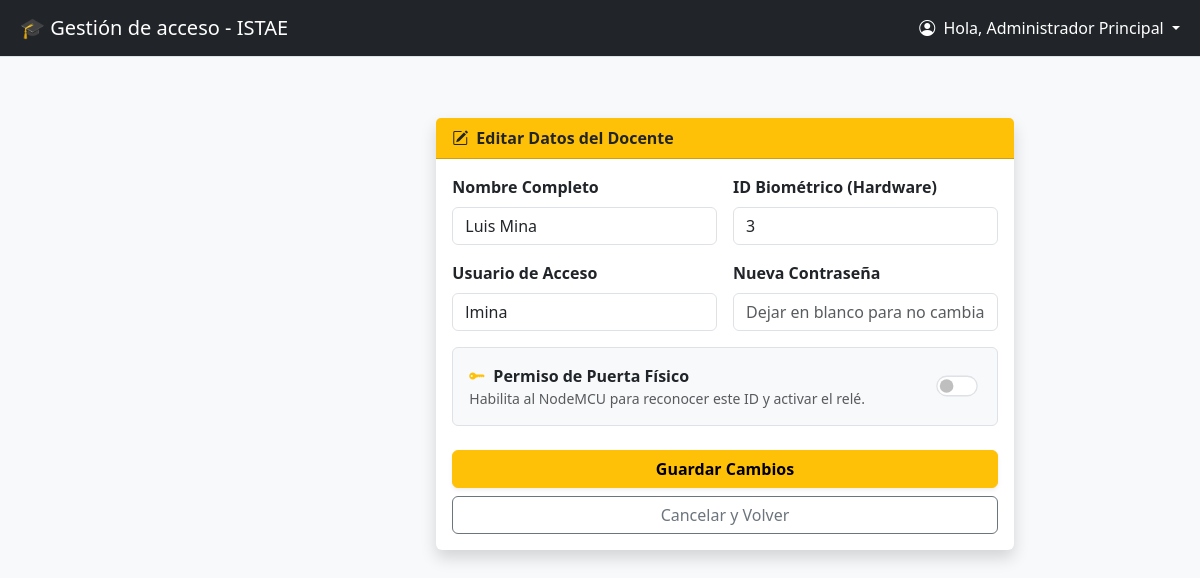
/editar_docente/3 (signed in), run on the app's committed database.
### app.py (models this page shows)
class User(UserMixin, db.Model):
    __tablename__ = 'usuarios'
    id = db.Column(db.Integer, primary_key=True)
    biometric_id = db.Column(db.String(20), unique=True)
    nombre = db.Column(db.String(100))
    username = db.Column(db.String(50), unique=True)
    password = db.Column(db.String(255))
    rol = db.Column(db.String(20), default='docente')
    acceso_puerta = db.Column(db.Integer, default=0)

### app.py (the view)
@app.route('/editar_docente/<int:id>')
@login_required
def editar_docente(id):
    if current_user.rol != 'admin': return redirect(url_for('index'))
    u = db.session.get(User, id)
    return render_template('editar_docente.html', docente=u)

### app.py (called while the page is built)
@login_manager.user_loader
def load_user(user_id):
    return db.session.get(User, int(user_id))

### templates/editar_docente.html (shortened to what this page needs)
{% extends "base.html" %}
{% block content %}
<div class="container mt-4">
    <div class="row justify-content-center">
        <div class="col-md-8">
            <div class="card shadow border-0">
                <div class="card-header bg-warning text-dark fw-bold">
                    <i class="bi bi-pencil-square me-2"></i>Editar Datos del Docente
                </div>
                <div class="card-body">
                    <form action="{{ url_for('actualizar_docente') }}" method="POST">
                        <div class="row g-3">
                            <div class="col-md-6">
                                <label class="form-label fw-semibold">Nombre Completo</label>
                                <input type="text" name="nombre" class="form-control shadow-none" value="{{ docente.nombre }}" required>
                            </div>
                            <div class="col-md-6">
                                <label class="form-label fw-semibold">ID Biométrico (Hardware)</label>
                                <input type="number" name="bio_id" class="form-control shadow-none" value="{{ docente.biometric_id }}" required>
                            </div>
                            <div class="col-md-6">
                                <label class="form-label fw-semibold">Usuario de Acceso</label>
                                <input type="text" name="username" class="form-control shadow-none" value="{{ docente.username }}" required>
                            </div>
                            <div class="col-md-6">
                                <label class="form-label fw-semibold">Nueva Contraseña</label>
                                <input type="password" name="password" class="form-control shadow-none" placeholder="Dejar en blanco para no cambiar">
                            </div>
                            <div class="col-12 mt-3">
                                <div class="d-flex justify-content-between align-items-center p-3 border rounded bg-light">
                                    <div>
                                        <label class="fw-bold mb-0" for="permisoEdit">
                                            <i class="bi bi-key-fill text-warning me-2"></i>Permiso de Puerta Físico
                                        </label>
                                        <div class="small text-muted">Habilita al NodeMCU para reconocer este ID y activar el relé.</div>
                                    </div>
                                    <div class="form-check form-switch">
                                        <input class="form-check-input" type="checkbox" name="acceso_puerta" id="permisoEdit"
                                               style="transform: scale(1.3); cursor: pointer;"
                                               {% if docente.acceso_puerta == 1 %}checked{% endif %}>
                                    </div>
                                </div>
                            </div>
                        </div>
                        <div class="d-grid gap-2 mt-4">
                            <button type="submit" class="btn btn-warning fw-bold shadow-sm">Guardar Cambios</button>
                            <a href="{{ url_for('admin_dashboard') }}" class="btn btn-outline-secondary">Cancelar y Volver</a>
                        </div>
                    </form>
                </div>
            </div>
        </div>
    </div>
</div>
{% endblock %}

### templates/base.html (shortened to what this page needs)
<!DOCTYPE html>
<html lang="es">
<head>
    <link href="https://cdn.jsdelivr.net/npm/bootstrap@5.3.0/dist/css/bootstrap.min.css" rel="stylesheet">
    <link rel="stylesheet" href="https://cdn.jsdelivr.net/npm/bootstrap-icons@1.10.5/font/bootstrap-icons.css">
</head>
<body>
    <div class="d-flex" id="wrapper">
        <div id="page-content-wrapper" class="w-100">
            <nav class="navbar navbar-expand-lg navbar-dark bg-dark border-bottom fixed-top navbar-top">
                <div class="container-fluid">
                    <a class="navbar-brand ms-2" href="#">🎓 Gestión de acceso - ISTAE</a>
                    <div class="collapse navbar-collapse">
                        <ul class="navbar-nav ms-auto">
                            {% if current_user.is_authenticated %}
                            <li class="nav-item dropdown">
                                <a class="nav-link dropdown-toggle text-white" href="#" role="button" data-bs-toggle="dropdown" aria-expanded="false">
                                    <i class="bi bi-person-circle me-1"></i> Hola, {{ current_user.nombre }}
                                </a>
                            </li>
                            {% endif %}
                        </ul>
                    </div>
                </div>
            </nav>
            <div class="main-content p-4">
                {% block content %}{% endblock %}
            </div>
        </div>
    </div>
</body>
</html>

### templates/base.html (style rules this page uses)
body { padding-top: 70px; background-color: #f8f9fa; transition: margin-left .3s; }
.main-content { padding-top: 70px; margin-left: 250px; transition: margin-left .3s; }
.navbar-top { z-index: 1000; }

### data on the page
User: nombre "Administrador Principal"
User: nombre "Luis Mina", bio_id "3", username "lmina"
